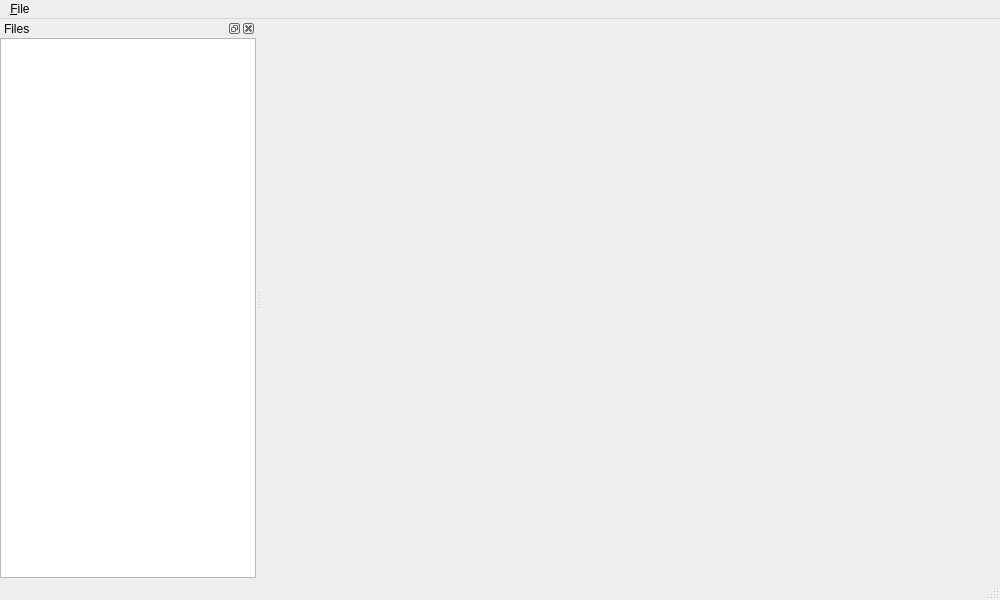
<?xml version="1.0" encoding="UTF-8"?>
<ui version="4.0">
 <class>MainWindow</class>
 <widget class="QMainWindow" name="MainWindow">
  <property name="geometry">
   <rect>
    <x>0</x>
    <y>0</y>
    <width>1000</width>
    <height>600</height>
   </rect>
  </property>
  <property name="windowTitle">
   <string>Legends Editor</string>
  </property>
  <widget class="QWidget" name="centralwidget"/>
  <widget class="QMenuBar" name="menubar">
   <property name="geometry">
    <rect>
     <x>0</x>
     <y>0</y>
     <width>1000</width>
     <height>21</height>
    </rect>
   </property>
   <widget class="QMenu" name="menu_File">
    <property name="title">
     <string>&amp;File</string>
    </property>
    <addaction name="action_Exit"/>
   </widget>
   <addaction name="menu_File"/>
  </widget>
  <widget class="QStatusBar" name="statusbar"/>
  <widget class="QDockWidget" name="dockWidget">
   <property name="windowTitle">
    <string>Files</string>
   </property>
   <attribute name="dockWidgetArea">
    <number>1</number>
   </attribute>
   <widget class="QWidget" name="dockWidgetContents">
    <layout class="QHBoxLayout" name="horizontalLayout">
     <property name="spacing">
      <number>0</number>
     </property>
     <property name="leftMargin">
      <number>0</number>
     </property>
     <property name="topMargin">
      <number>0</number>
     </property>
     <property name="rightMargin">
      <number>0</number>
     </property>
     <property name="bottomMargin">
      <number>0</number>
     </property>
     <item>
      <widget class="QTreeView" name="treeView"/>
     </item>
    </layout>
   </widget>
  </widget>
  <action name="action_Exit">
   <property name="text">
    <string>&amp;Exit</string>
   </property>
   <property name="menuRole">
    <enum>QAction::QuitRole</enum>
   </property>
  </action>
 </widget>
 <resources/>
 <connections/>
</ui>
